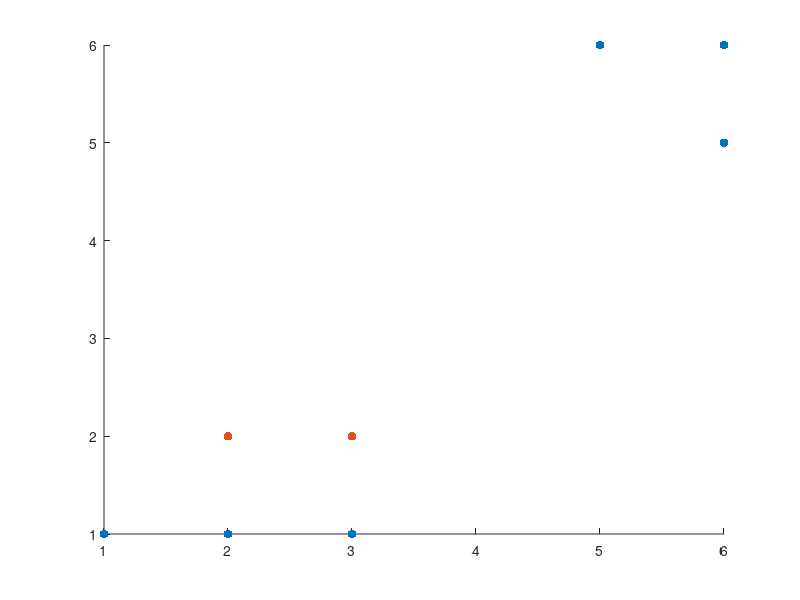

The MATLAB script that drew this image: (Note: this script raises an error after producing the figure.)
addpath 'C:\Users\ACER\Documents\MATLAB\netlab3'
which kmeans

d=[1 1;2 1;3 1;5 6;6 5;6 6];
c=[2 2;3 2];

d1=d(:,1);
d2=d(:,2);

c1=c(:,1);
c2=c(:,2);

scatter(d1,d2,40,'blue','filled')
hold on
scatter(c1,c2,40,'red','filled')

options=foptions();
kmeans(c,d,options);

b=ans;
b1=b(:,1);
b2=b(:,2);

scatter(b1,b2,'green','filled')
